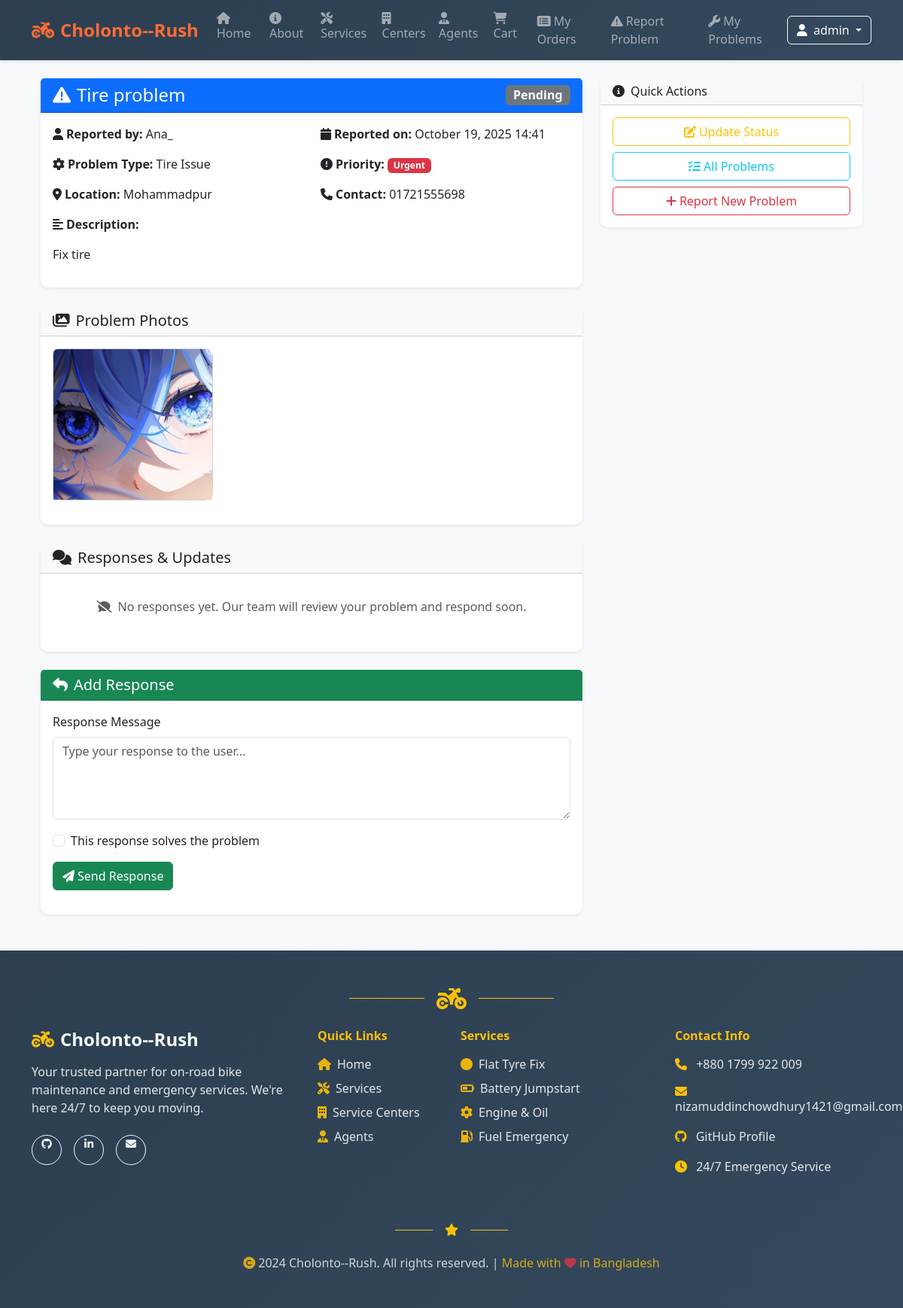
The page /reports/problem/3/ (signed in) on the database as committed earlier.
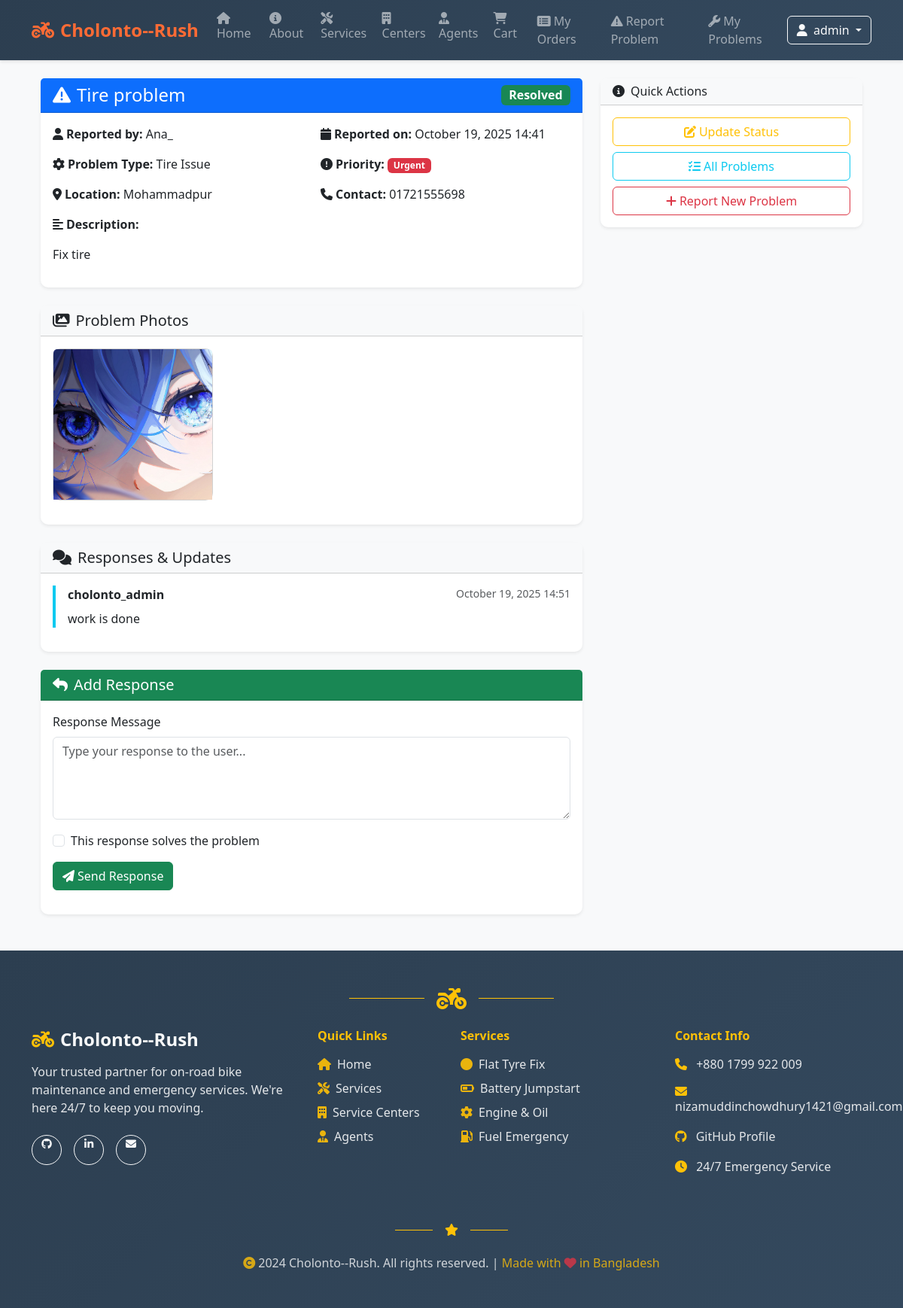
The same page on the database as committed later.
### reports/models.py (models this page shows, shortened)
class ProblemReport(models.Model):
    STATUS_CHOICES = [
        ('pending', 'Pending'),
        ('assigned', 'Assigned'),
        ('in_progress', 'In Progress'),
        ('resolved', 'Resolved'),
        ('closed', 'Closed'),
    ]
    PRIORITY_CHOICES = [
        ('low', 'Low'),
        ('medium', 'Medium'),
        ('high', 'High'),
        ('urgent', 'Urgent'),
    ]
    PROBLEM_TYPES = [
        ('engine', 'Engine Problem'),
        ('tire', 'Tire Issue'),
        ('battery', 'Battery Problem'),
        ('brake', 'Brake Issue'),
        ('electrical', 'Electrical Problem'),
        ('fuel', 'Fuel System'),
        ('other', 'Other'),
    ]
    user = models.ForeignKey(User, on_delete=models.CASCADE, related_name='problem_reports')
    title = models.CharField(max_length=200, help_text='Brief description of the problem')
    description = models.TextField(help_text='Detailed description of the problem')
    problem_type = models.CharField(max_length=20, choices=PROBLEM_TYPES, default='other')
    priority = models.CharField(max_length=10, choices=PRIORITY_CHOICES, default='medium')
    status = models.CharField(max_length=20, choices=STATUS_CHOICES, default='pending')
    location = models.CharField(max_length=200, help_text='Current location where the problem occurred')
    latitude = models.FloatField(null=True, blank=True, help_text='GPS latitude')
    longitude = models.FloatField(null=True, blank=True, help_text='GPS longitude')
    phone_number = models.CharField(max_length=15, help_text='Contact number for assistance')
    created_at = models.DateTimeField(auto_now_add=True)
    updated_at = models.DateTimeField(auto_now=True)
    assigned_agent = models.ForeignKey(User, on_delete=models.SET_NULL, null=True, blank=True,
                                     related_name='assigned_reports', limit_choices_to={'groups__name': 'Agents'})
    assigned_center = models.ForeignKey('centers.ServiceCenter', on_delete=models.SET_NULL, null=True, blank=True)
    class Meta:
        ordering = ['-created_at']

class ProblemPhoto(models.Model):
    problem_report = models.ForeignKey(ProblemReport, on_delete=models.CASCADE, related_name='photos')
    photo = models.ImageField(upload_to='problem_photos/%Y/%m/%d/', help_text='Upload photos of the problem')
    description = models.CharField(max_length=200, blank=True, help_text='Optional description of this photo')
    uploaded_at = models.DateTimeField(auto_now_add=True)
    class Meta:
        ordering = ['uploaded_at']

class ProblemResponse(models.Model):
    problem_report = models.ForeignKey(ProblemReport, on_delete=models.CASCADE, related_name='responses')
    responder = models.ForeignKey(User, on_delete=models.CASCADE, related_name='problem_responses')
    message = models.TextField(help_text='Response message to the user')
    is_solution = models.BooleanField(default=False, help_text='Is this a solution to the problem?')
    created_at = models.DateTimeField(auto_now_add=True)
    class Meta:
        ordering = ['created_at']

### reports/views.py (the view)
# urls.py: path('problem/<int:problem_id>/', views.problem_detail, name='problem_detail'),
@login_required
def problem_detail(request, problem_id):
    problem = get_object_or_404(ProblemReport, id=problem_id)
    if not (problem.user == request.user or is_agent_or_admin(request.user)):
        messages.error(request, 'You do not have permission to view this problem report.')
        return redirect('home')
    responses = problem.responses.all().order_by('created_at')
    photos = problem.photos.all()
    response_form = None
    if is_agent_or_admin(request.user):
        response_form = ProblemResponseForm()
    return render(request, 'reports/problem_detail.html', {
        'problem': problem,
        'responses': responses,
        'photos': photos,
        'response_form': response_form,
    })

### reports/forms.py
class ProblemResponseForm(forms.ModelForm):
    class Meta:
        model = ProblemResponse
        fields = ['message', 'is_solution']
        widgets = {
            'message': forms.Textarea(attrs={
                'class': 'form-control',
                'rows': 4,
                'placeholder': 'Type your response to the user...'
            }),
            'is_solution': forms.CheckboxInput(attrs={
                'class': 'form-check-input'
            }),
        }
        help_texts = {
            'message': 'Provide helpful information or solution to the user',
            'is_solution': 'Check if this response solves the problem',
        }

### cart/context_processors.py (called while the page is built)
def cart_context(request):
    if request.user.is_authenticated:
        cart, _ = Cart.objects.get_or_create(user=request.user)
        return {'cart': cart}
    return {'cart': None}

### reports/views.py (called while the page is built)
def is_agent_or_admin(user):
    return user.is_staff or user.groups.filter(name='Agents').exists()

### reports/templates/reports/problem_detail.html (shortened to what the changed rows need)
{% extends 'base.html' %}
{% block content %}
<div class="container">
  <div class="row">
    <div class="col-lg-8">
      <div class="card shadow-sm border-0 mb-4">
        <div class="card-header bg-primary text-white">
          <div class="d-flex justify-content-between align-items-center">
            <h4 class="mb-0">
              <i class="fas fa-exclamation-triangle me-2"></i>{{ problem.title }}
            </h4>
            <span class="badge bg-{% if problem.status == 'resolved' %}success{% elif problem.status == 'in_progress' %}warning{% elif problem.status == 'pending' %}secondary{% else %}info{% endif %} fs-6">
              {{ problem.get_status_display }}
            </span>
          </div>
        </div>
        <div class="card-body">
          <div class="row mb-3">
            <div class="col-md-6">
              <strong><i class="fas fa-user me-1"></i>Reported by:</strong>
              <span>{{ problem.user.get_full_name|default:problem.user.username }}</span>
            </div>
            <div class="col-md-6">
              <strong><i class="fas fa-calendar me-1"></i>Reported on:</strong>
              <span>{{ problem.created_at|date:"F d, Y H:i" }}</span>
            </div>
          </div>
          <div class="row mb-3">
            <div class="col-md-6">
              <strong><i class="fas fa-cog me-1"></i>Problem Type:</strong>
              <span>{{ problem.get_problem_type_display }}</span>
            </div>
            <div class="col-md-6">
              <strong><i class="fas fa-exclamation-circle me-1"></i>Priority:</strong>
              <span class="badge bg-{% if problem.priority == 'urgent' %}danger{% elif problem.priority == 'high' %}warning{% elif problem.priority == 'medium' %}info{% else %}secondary{% endif %}">
                {{ problem.get_priority_display }}
              </span>
            </div>
          </div>
          <div class="row mb-3">
            <div class="col-md-6">
              <strong><i class="fas fa-map-marker-alt me-1"></i>Location:</strong>
              <span>{{ problem.location }}</span>
            </div>
            <div class="col-md-6">
              <strong><i class="fas fa-phone me-1"></i>Contact:</strong>
              <span>{{ problem.phone_number }}</span>
            </div>
          </div>
          <div class="mb-3">
            <p class="mt-2">{{ problem.description|linebreaks }}</p>
          </div>
        </div>
      </div>
      {% if photos %}
      <div class="card shadow-sm border-0 mb-4">
        <div class="card-body">
          <div class="row">
            {% for photo in photos %}
            <div class="col-md-4 mb-3">
              <div class="card">
                <img src="{{ photo.photo.url }}" class="card-img-top" alt="Problem photo" style="height: 200px; object-fit: cover; cursor: pointer;" onclick="openModal('{{ photo.photo.url }}')">
              </div>
            </div>
            {% endfor %}
          </div>
        </div>
      </div>
      {% endif %}
      <div class="card shadow-sm border-0 mb-4">
        <div class="card-body">
          {% if responses %}
            {% for response in responses %}
            <div class="border-start border-4 border-info ps-3 mb-3">
              <div class="d-flex justify-content-between align-items-start mb-2">
                <strong>{{ response.responder.get_full_name|default:response.responder.username }}</strong>
                <small class="text-muted">{{ response.created_at|date:"F d, Y H:i" }}</small>
              </div>
              <p class="mb-2">{{ response.message|linebreaks }}</p>
            </div>
            {% endfor %}
          {% else %}
            <p class="text-muted text-center py-3">
              <i class="fas fa-comment-slash me-2"></i>No responses yet. Our team will review your problem and respond soon.
            </p>
          {% endif %}
        </div>
      </div>
    </div>
  </div>
</div>
{% endblock %}

Rows that differ between the two databases and show on the page:
changed ProblemReport "Tire problem": status "Pending" → "Resolved"
added ProblemResponse: responder.get_full_name "cholonto_admin", created_at "October 19, 2025 14:51", message "work is done"
Other text that changed with them:
text no longer shown: "No responses yet. Our team will review your problem and respond soon."
